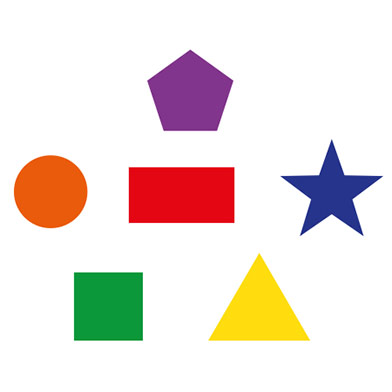
#> input picture images/shape.jpg, 392 x 392 px
$ python ShapeMatching.py   (older library calls are emulated)
#> lines starting #> are read from the running program, lines starting #| are printed output that depends on the picture; after the words box and inside, x2 and y2 are one past the last pixel; in counts of white or black regions, pixels touching at a corner belong together; long printed decimals are rounded
#Author - Deepak
#Date - 26/May/2019
#Descr - Shape Matching Contours using OpenCV

#cv2.matchShapes(contour template, contour, method, method parameter)

import cv2
import numpy as np

# Load the shape template or reference image
template = cv2.imread('images/shape.jpg',0)
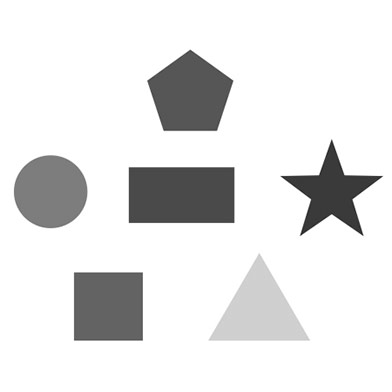
#> template: shape (392, 392); min 25, max 255, mean 228.5
cv2.imshow('Template', template)


# Load the target image with the shapes we're trying to match
target = cv2.imread('images/circle.jpg')
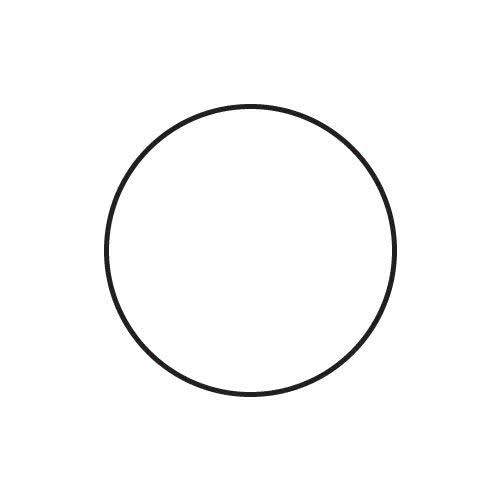
#> input picture images/circle.jpg, 500 x 500 px
#> target is the input picture: shape (500, 500, 3); mean B, G, R 250.8, 250.8, 250.8
target_gray = cv2.cvtColor(target,cv2.COLOR_BGR2GRAY)

# Threshold both images first before using cv2.findContours
ret, thresh1 = cv2.threshold(template, 127, 255, 0)
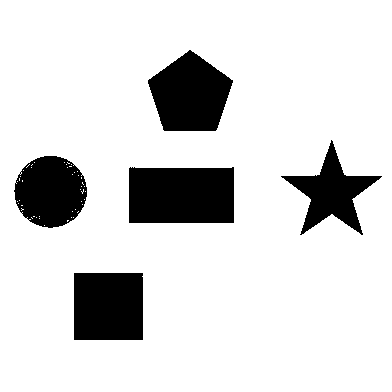
#> thresh1: shape (392, 392); 85.3% white; 5 black regions, box (x1, y1, x2, y2) and area: (129, 167, 234, 223) 5780, (148, 50, 233, 131) 4794, (74, 273, 143, 340) 4622, (14, 156, 87, 228) 3986, (281, 140, 382, 235) 3363
ret, thresh2 = cv2.threshold(target_gray, 127, 255, 0)
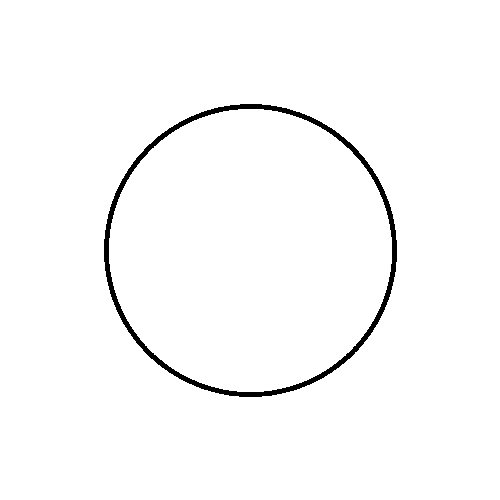
#> thresh2: shape (500, 500); 98.2% white; 1 black region

# Find contours in template
_, contours, hierarchy = cv2.findContours(thresh1, cv2.RETR_CCOMP, cv2.CHAIN_APPROX_SIMPLE)
#> contours = 53 contours, 47 with area under 20; largest, box (x1, y1, x2, y2) and area: (0, 0, 392, 392) 152881, (128, 166, 235, 224) 5940, (147, 49, 234, 132) 4912, (73, 272, 144, 341) 4757, (13, 155, 88, 229) 4168, (280, 139, 383, 236) 3532

# We need to sort the contours by area so that we can remove the largest
# contour which is the image outline
sorted_contours = sorted(contours, key=cv2.contourArea, reverse=True)
#> sorted_contours has the same summary as contours

# We extract the second largest contour which will be our template contour
template_contour = contours[1]
#> template_contour = [[67, 220], [67, 221], [68, 220]]

# Extract contours from second target image
_, contours, hierarchy = cv2.findContours(thresh2, cv2.RETR_CCOMP, cv2.CHAIN_APPROX_SIMPLE)
#> contours = 3 contours; box (x1, y1, x2, y2) and area: (0, 0, 500, 500) 249001, (103, 103, 398, 398) 67836, (109, 109, 392, 392) 62570

for c in contours:
    # Iterate through each contour in the target image and
    # use cv2.matchShapes to compare contour shapes
    match = cv2.matchShapes(template_contour, c, 3, 0.0)
    print(match)
    # If the match value is less than 0.15 we
    if match < 0.30:
        closest_contour = c
    else:
        closest_contour = []
#> this loop made 3 passes
#> (match, closest_contour) on pass 2: (0.191, [[0, 0], [0, 499], [499, 499], [499, 0]])
#> match on passes 1, 3: 0.222, 0.222
#| 0.2219
#| 0.1913
#| 0.2219

cv2.drawContours(target, [closest_contour], -1, (0,255,0), 3)
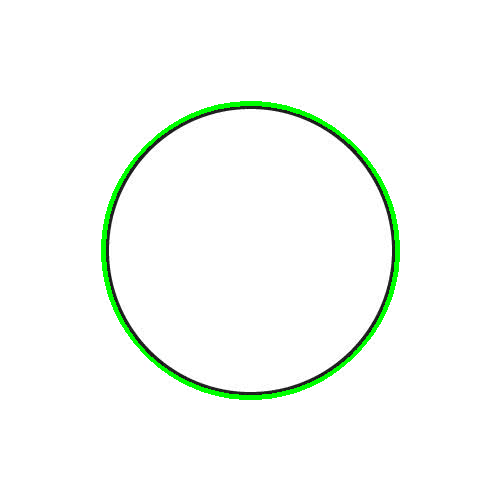
#> target: shape (500, 500, 3); 1.67% of pixels changed, all inside (x1, y1, x2, y2) = (101, 101, 400, 400)
cv2.imshow('Output', target)

if cv2.waitKey(0) & 0xFF == ord('q'):
#> (key q is pressed here)
   cv2.destroyAllWindows()
